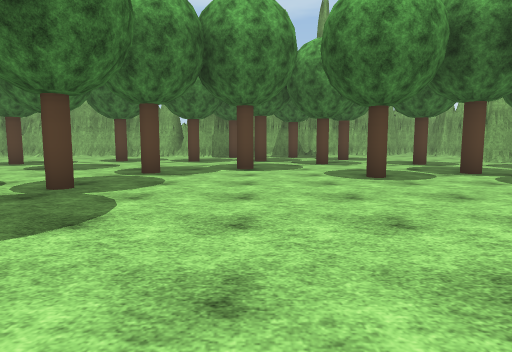
View 1 (above)

20 first-person views from a walk through a Unity game level. The camera is 1.3 m above the floor, tilts 6° down and sees 75° across. The floor is counted in squares, 2 m on a side. Each view is taken from the middle of a square. On the plan, view 1 faces up. The plan holds only what a view shows up to about 10 squares ahead; the rest is blank. The place goes on beyond the plan. Some trees and plants on the terrain are drawn as simple stand-ins. The player is left out. Surface patterns are stand-ins for the level's own textures.

View 2
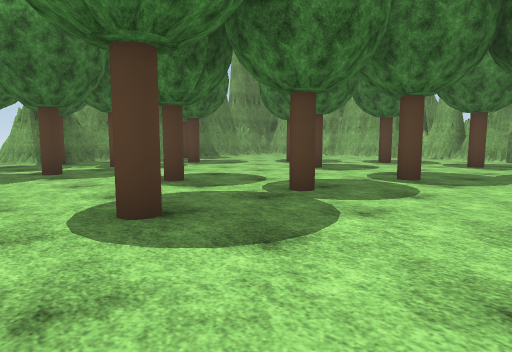

View 3
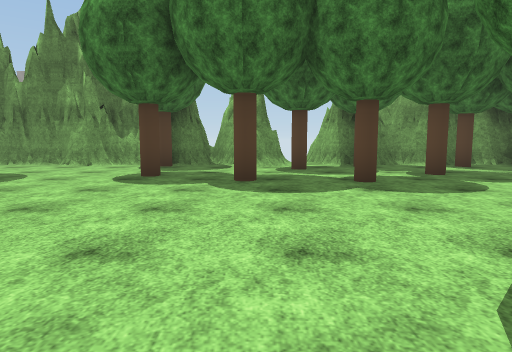

View 4
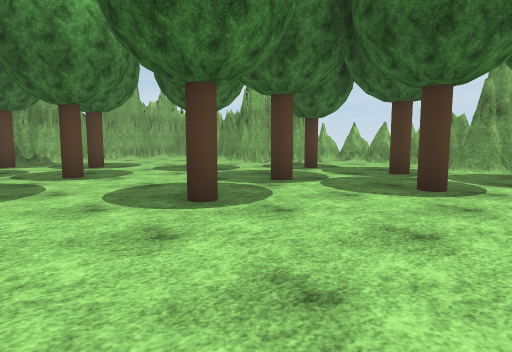

View 5
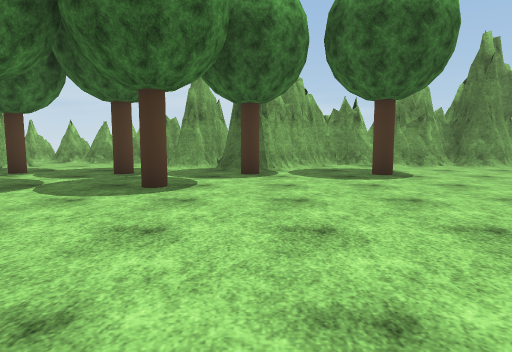

View 6
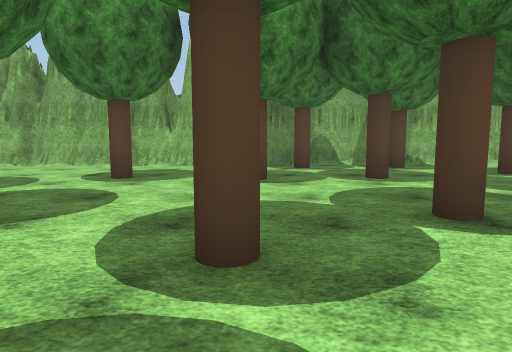

View 7
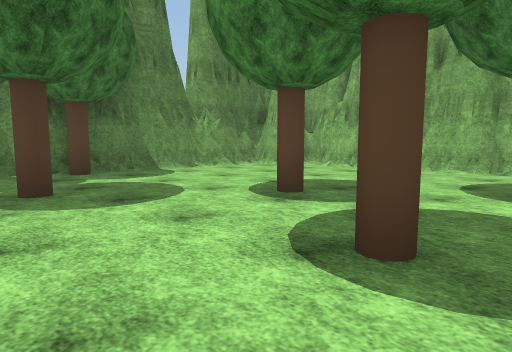

View 8
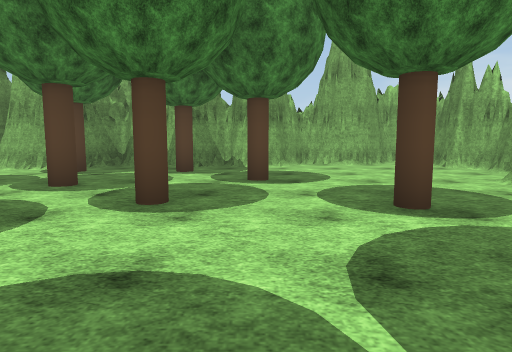

View 9
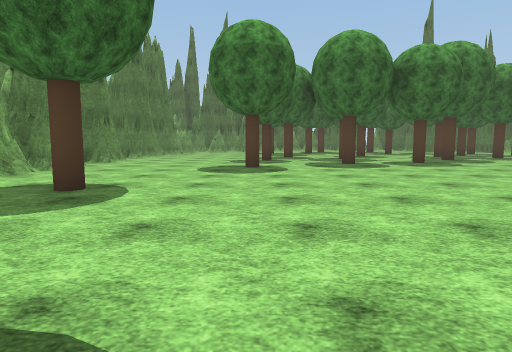

View 10
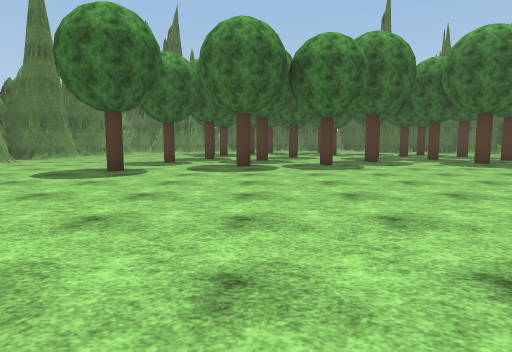

View 11
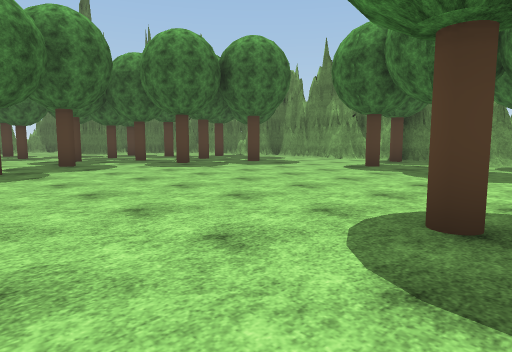

View 12
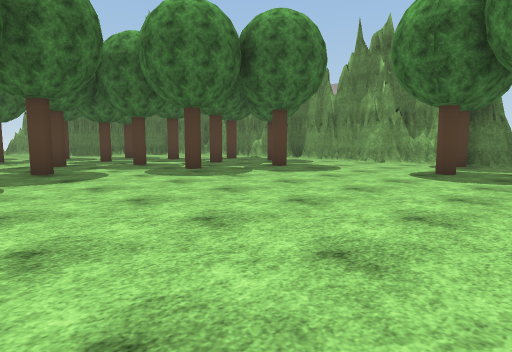

View 13
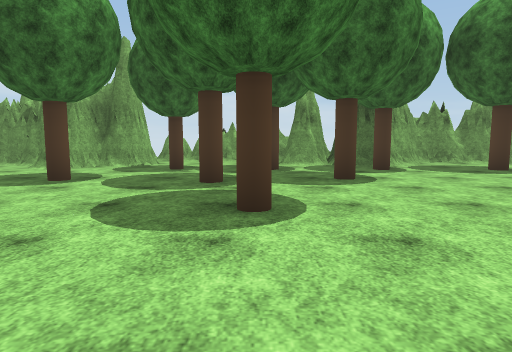

View 14
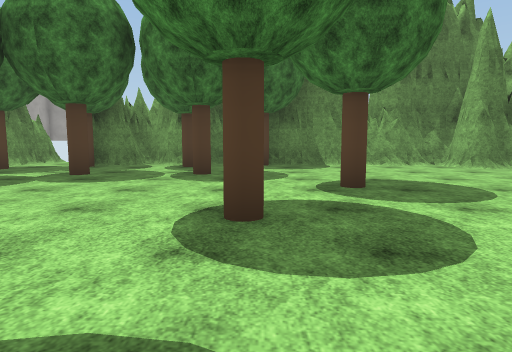

View 15
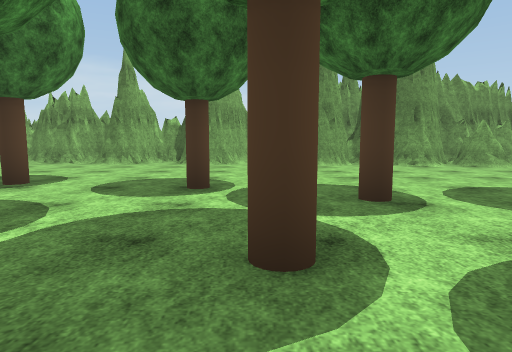

View 16
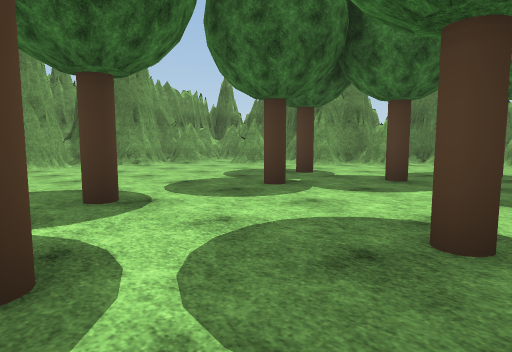

View 17
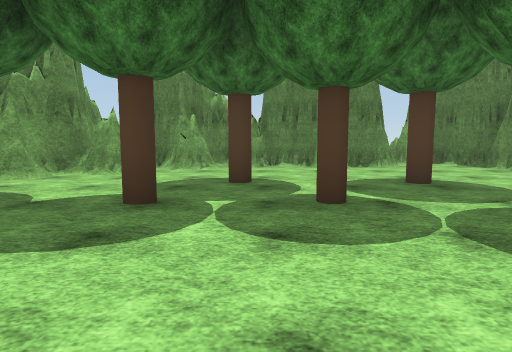

View 18
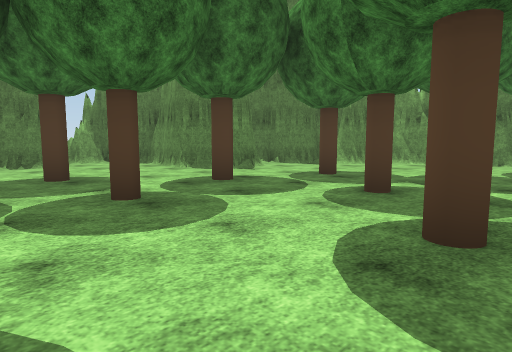

View 19
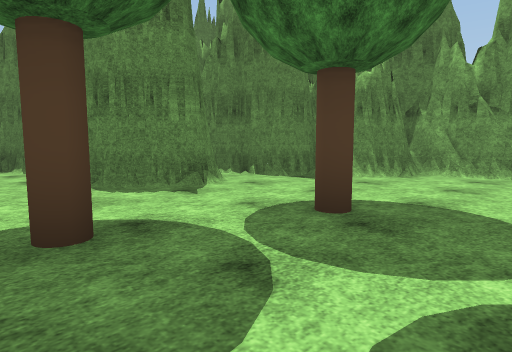

View 20
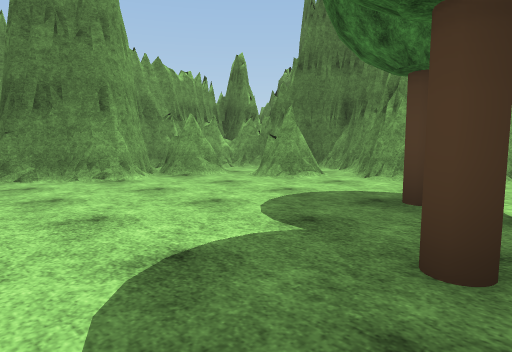

### Floor plan
Key: @ floor where view 1 was taken; # wall or solid block; . floor; = window, fence, low wall or low ledge; T tree.
Columns run from 12 left of view 1 to 10 right of it. Each row starts with its distance up from view 1.
 16                 #####
 15           ########..#
 14  ##########.........#
 13  ##........T.T......#
 12  #.............T....#
 11  #......T.T.T......##
 10  #............T.....##
  9 ##...T...........T..###
  8 #T.....T....T......T..#
  7 #..T......T.....T.....#
  6 #T............T....T..#
  5 #..T.....T...........##
  4 #T.....T.........T..###
  3 ##...T.............T##
  2 ##T......T..........##
  1 ##..T..............T.#
  0 #...........@........#
 -1 #T..T................#
 -2 ##...................#
 -3 ##..............T....#
 -4  #...................#
 -5 ##..T......T.T.......#
 -6 ##  ..T.........T....#
 -7      T...T...T........
 -8       .T.......T...
 -9 #  T.....T.T........##
-10 #.  .T.T.............#
-11 ##............T.....##
-12  #...T.T.T..........#
-13  ##........T.T.T....##
-14   ##.....T..T.....#..#
-15    #.##.........##=###
-16    ####........###
-17       #......####
-18       #..######
-19       ####

Positions as (right, up) in squares from view 1, and headings:
1: (0, 0), facing up
2: (0, 1), facing up-left
3: (-2, 1), facing left
4: (0, 3), facing up-right
5: (0, 3), facing right
6: (-2, 5), facing up
7: (-4, 6), facing up-left
8: (3, 6), facing up
9: (4, 5), facing down
10: (1, 4), facing down
11: (0, 3), facing down-left
12: (-1, 1), facing down-left
13: (-1, 6), facing right
14: (-2, 8), facing left
15: (-1, -7), facing right
16: (-1, -7), facing down-right
17: (0, -9), facing down
18: (-1, -8), facing down-left
19: (-4, -10), facing down-left
20: (2, -9), facing down-right
